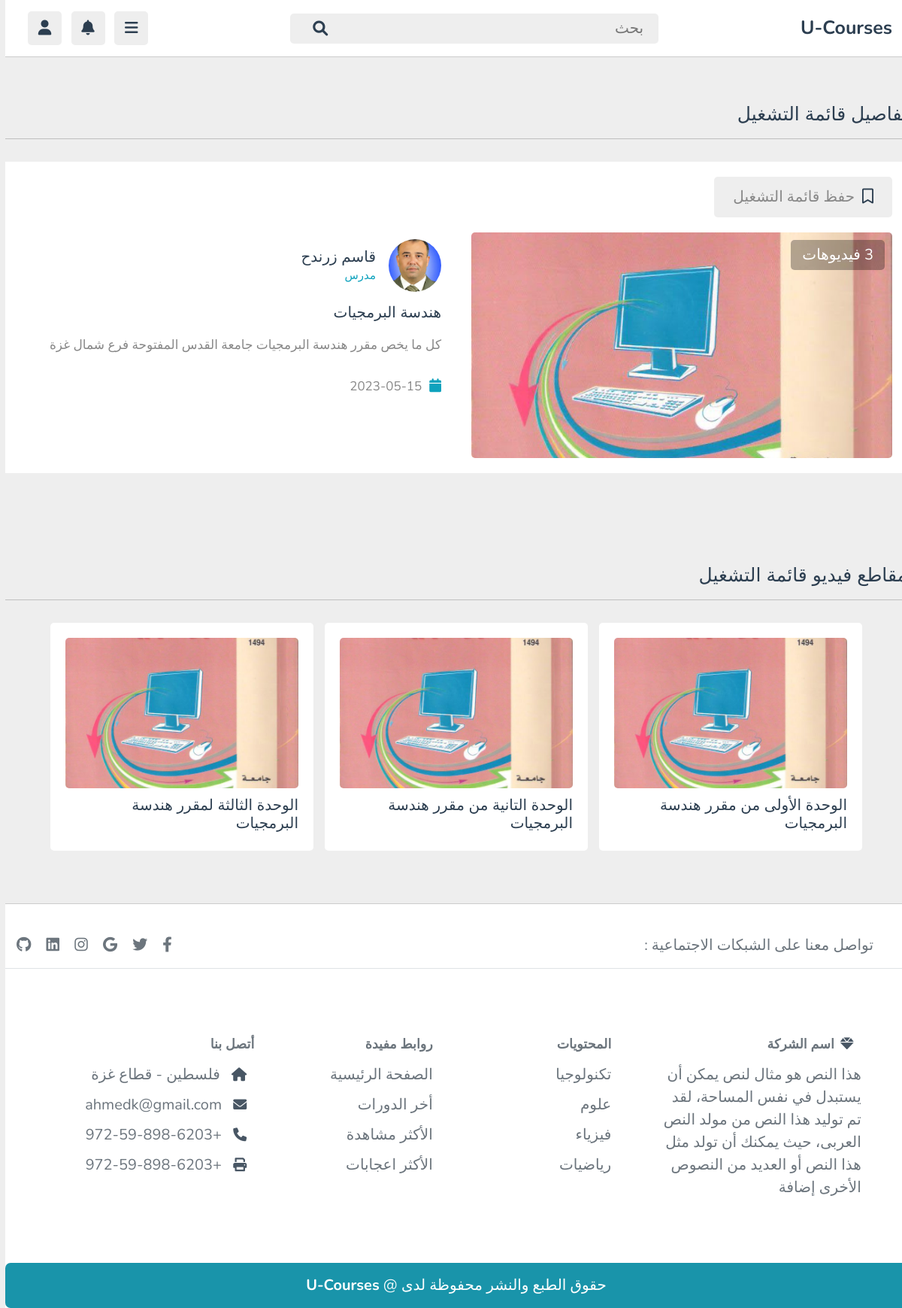
/playlist.php?get_id=vGsGo98R3vcIYKvDXPNM, run on the app's committed database.
### tables this page shows
CREATE TABLE `playlist` (
  `id` varchar(20) NOT NULL,
  `tutor_id` varchar(20) NOT NULL,
  `title` varchar(100) NOT NULL,
  `description` varchar(1000) NOT NULL,
  `thumb` varchar(100) NOT NULL,
  `date` date NOT NULL DEFAULT current_timestamp(),
  `status` varchar(20) NOT NULL DEFAULT 'deactive'
);

CREATE TABLE `tutors` (
  `id` varchar(20) NOT NULL,
  `name` varchar(50) NOT NULL,
  `profession` varchar(50) NOT NULL,
  `email` varchar(50) NOT NULL,
  `password` varchar(50) NOT NULL,
  `image` varchar(100) NOT NULL
);

CREATE TABLE `content` (
  `id` varchar(20) NOT NULL,
  `tutor_id` varchar(20) NOT NULL,
  `playlist_id` varchar(20) NOT NULL,
  `title` varchar(100) NOT NULL,
  `description` varchar(1000) NOT NULL,
  `video` varchar(100) NOT NULL,
  `thumb` varchar(100) NOT NULL,
  `date` date NOT NULL DEFAULT current_timestamp(),
  `status` varchar(20) NOT NULL DEFAULT 'deactive'
);

### playlist.php (the view, shortened to what this page needs)
<?php
include 'components/connect.php';
if(isset($_COOKIE['user_id'])){
   $user_id = $_COOKIE['user_id'];
}else{
   $user_id = '';
}
if(isset($_GET['get_id'])){
   $get_id = $_GET['get_id'];
}else{
   $get_id = '';
   header('location:home.php');
}
?>
<!DOCTYPE html>
<html lang="ar" dir="rtl">
<head>
   <?php include 'components/links.php'; ?>
</head>
<body>
<?php include 'components/user_header.php'; ?>
<section class="playlist">
   <h1 class="heading" data-aos="zoom-out">تفاصيل قائمة التشغيل</h1>
   <div class="row">
      <?php
         $select_playlist = $conn->prepare("SELECT * FROM `playlist` WHERE id = ? and status = ? LIMIT 1");
         $select_playlist->execute([$get_id, 'active']);
         if($select_playlist->rowCount() > 0){
            $fetch_playlist = $select_playlist->fetch(PDO::FETCH_ASSOC);
            $playlist_id = $fetch_playlist['id'];
            $count_videos = $conn->prepare("SELECT * FROM `content` WHERE playlist_id = ?");
            $count_videos->execute([$playlist_id]);
            $total_videos = $count_videos->rowCount();
            $select_tutor = $conn->prepare("SELECT * FROM `tutors` WHERE id = ? LIMIT 1");
            $select_tutor->execute([$fetch_playlist['tutor_id']]);
            $fetch_tutor = $select_tutor->fetch(PDO::FETCH_ASSOC);
            $select_bookmark = $conn->prepare("SELECT * FROM `bookmark` WHERE user_id = ? AND playlist_id = ?");
            $select_bookmark->execute([$user_id, $playlist_id]);
      ?>
      <div class="col">
         <form action="" method="post" class="save-list" data-aos="zoom-out" data-aos-delay="200">
            <?php
               if($select_bookmark->rowCount() > 0){
            ?>
            <button type="submit" name="save_list"><i class="fas fa-bookmark"></i><span>عدم الحفظ</span></button>
            <?php
               }else{
            ?>
               <button type="submit" name="save_list"><i class="far fa-bookmark"></i><span>حفظ قائمة التشغيل</span></button>
            <?php
               }
            ?>
         </form>
         <div class="thumb" data-aos="zoom-out" data-aos-delay="400">
            <span><?= $total_videos; ?> فيديوهات</span>
            <img src="uploaded_files/<?= $fetch_playlist['thumb']; ?>" alt="">
         </div>
      </div>
      <div class="col" data-aos="zoom-out" data-aos-delay="600">
         <div class="tutor">
            <img src="uploaded_files/<?= $fetch_tutor['image']; ?>" alt="">
            <div>
               <h3><?= $fetch_tutor['name']; ?></h3>
               <span><?= $fetch_tutor['profession']; ?></span>
            </div>
         </div>
         <div class="details">
            <h3><?= $fetch_playlist['title']; ?></h3>
            <p><?= $fetch_playlist['description']; ?></p>
            <div class="date"><i class="fas fa-calendar"></i><span><?= $fetch_playlist['date']; ?></span></div>
         </div>
      </div>
      <?php
         }else{
            echo '<p class="empty">this playlist was not found!</p>';
         }
      ?>
   </div>
</section>
<section class="videos-container">
   <h1 class="heading" data-aos="zoom-out">مقاطع فيديو قائمة التشغيل</h1>
   <div class="box-container" data-aos="zoom-out" data-aos-delay="200">
      <?php
         $select_content = $conn->prepare("SELECT * FROM `content` WHERE playlist_id = ? AND status = ? ORDER BY date DESC");
         $select_content->execute([$get_id, 'active']);
         if($select_content->rowCount() > 0){
            while($fetch_content = $select_content->fetch(PDO::FETCH_ASSOC)){
      ?>
      <a href="watch_video.php?get_id=<?= $fetch_content['id']; ?>" class="box">
         <img src="uploaded_files/<?= $fetch_content['thumb']; ?>" alt="">
         <h3><?= $fetch_content['title']; ?></h3>
      </a>
      <?php
            }
         }else{
            echo '<p class="empty">لم تتم إضافة مقاطع فيديو حتى الآن!</p>';
         }
      ?>
   </div>
</section>
<?php include 'components/footer.php'; ?>
</body>
</html>

### css/style.css (style rules this page uses)
:root { --main-color:#00abe4; --red:#e74c3c; --oragen:#f39c12; --white:#fff; --black:#2c3e50; --light-color:#888; --light-bg:#eee; --border:.1rem solid rgba(0,0,0,.2); }
* { font-family: 'Nunito', sans-serif; margin: 0; padding: 0; box-sizing: border-box; outline: none; border: none; text-decoration: none; }
a { text-decoration: none; }
html { font-size: 62.5%; overflow-x: hidden; }
body { background-color: var(--light-bg); padding-right: 30ch; }
section { padding:2rem; max-width: 1200px; margin: 0 auto; }
.heading { padding-bottom: 1.8rem; border-bottom: var(--border); font-size: 2.5rem; color: var(--black); text-transform: capitalize; margin-bottom: 3rem; }
.playlist .row { display: flex; align-items: center; gap:2.5rem; flex-wrap: wrap; padding: 2rem; background-color: var(--white); }
.playlist .row .col { flex: 1 1 40rem; }
.playlist .row .col .save-list button { font-size: 2rem; border-radius: .5rem; background-color: var(--light-bg); padding: 1.2rem 2.5rem; cursor: pointer; margin-bottom: 2rem; }
.playlist .row .col .save-list button i { color: var(--black); margin-left: 1rem; }
.playlist .row .col .save-list button span { color: var(--light-color); }
.playlist .row .col .thumb { position: relative; height: 30rem; }
.playlist .row .col .thumb span { position: absolute; top: 1rem; right: 1rem; border-radius: .5rem; padding: .5rem 1.5rem; font-size: 2rem; color: #fff; background-color: rgba(0,0,0,.3); }
.playlist .row .col .thumb img { width: 100%; height: 100%; border-radius: .5rem; object-fit: cover; }
.playlist .row .col .tutor { display: flex; align-items: center; gap: 1.7rem; }
.playlist .row .col .tutor img { height: 7rem; width: 7rem; border-radius: 50%; object-fit: cover; }
.playlist .row .col .tutor h3 { font-size: 2rem; color: var(--black); margin-bottom: .2rem; }
.playlist .row .col .tutor span { color: var(--main-color); font-size: 1.5rem; }
.playlist .row .col .details { padding-top: 1.5rem; }
.playlist .row .col .details h3 { font-size: 2rem; color: var(--black); }
.playlist .row .col .details p { padding: 1rem 0; line-height: 2; color: var(--light-color); font-size: 1.7rem; }
.playlist .row .col .details .date { font-size: 1.7rem; padding-top: .5rem; }
.playlist .row .col .details .date i { color: var(--main-color); margin-left: 1rem; }
.playlist .row .col .details .date span { color: var(--light-color); }
.videos-container .box-container { display: grid; grid-template-columns: repeat(auto-fit, 35rem); gap: 1.5rem; align-items: flex-start; justify-content: center; }
.videos-container .box-container .box { position: relative; border-radius: .5rem; padding: 2rem; background-color: var(--white); }
.videos-container .box-container .box img { height: 20rem; width: 100%; border-radius: .5rem; object-fit: cover; }
.videos-container .box-container .box h3 { font-size: 2rem; color: var(--black); margin-top: 1rem; }
@media (max-width:1200px) { body { padding-right: 0; } }

### assets/css/main.css (style rules this page uses)
:root { scroll-behavior: smooth; }
a { color: var(--color-links); text-decoration: none; }
h1, h2, h3, h4, h5, h6 { font-family: var(--font-primary); }
section { padding: 60px 0; }

### css/edit.css (style rules this page uses)
:root { --main-color:#0EA2BD; --red:#e74c3c; --oragen:#f39c12; --white:#fff; --black:#2c3e50; --light-color:#888; --light-bg:#eee; --border:.1rem solid rgba(0,0,0,.2); }
.fa, .fas { font-weight: 900; font-size: 18px; margin-left: 1rem; }
.fa, .far, .fas { font-family: "Font Awesome 5 Free"; }

### data on the page
playlist: thumb (picture), title "هندسة البرمجيات", description "كل ما يخص مقرر هندسة البرمجيات جامعة القدس المفتوحة فرع شمال غزة", date "2023-05-15"
tutors: image (picture), name "قاسم زرندح", profession "مدرس"
content: thumb (picture), title "الوحدة الأولى من مقرر هندسة البرمجيات"
content: thumb (picture), title "الوحدة التانية من مقرر هندسة البرمجيات"
content: thumb (picture), title "الوحدة الثالثة لمقرر هندسة البرمجيات"

### other printed values
$total_videos "3"
